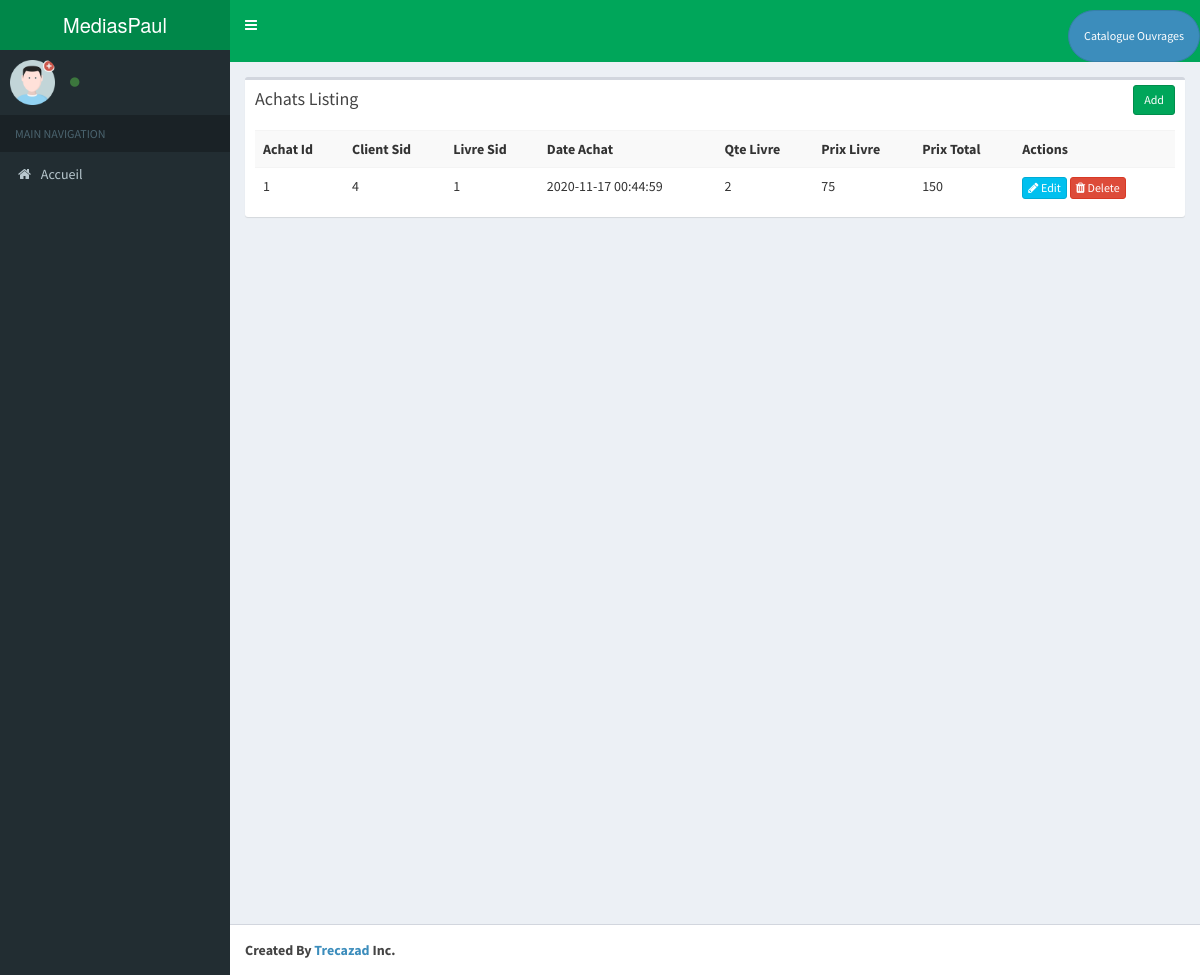
/index.php/achat, run on the app's committed database.
### tables this page shows
CREATE TABLE `achats` (
  `achat_id` int(11) NOT NULL,
  `client_sid` int(11) NOT NULL,
  `livre_sid` int(11) NOT NULL,
  `date_achat` datetime NOT NULL,
  `qte_livre` int(11) NOT NULL,
  `prix_livre` float NOT NULL,
  `prix_total` float NOT NULL,
  `devise_prix` varchar(25) DEFAULT NULL
);

### application/controllers/Achat.php (called while the page is built, shortened)
<?php
class Achat extends CI_Controller{
    function __construct()
    {
        $this->load->model('Achat_model');
    }
    function index()
    {
        $params['limit'] = RECORDS_PER_PAGE;
        $params['offset'] = ($this->input->get('per_page')) ? $this->input->get('per_page') : 0;
        $data['achats'] = $this->Achat_model->get_all_achats($params);
        $data['_view'] = 'achat/index';
        $this->load->view('layouts/main',$data);
    }
}

### index.php (called while the page is built, shortened)
<?php
require_once BASEPATH.'core/CodeIgniter.php';

### application/models/Achat_model.php (called while the page is built, shortened)
<?php
class Achat_model extends CI_Model
{
    function get_all_achats_count()
    {
        $this->db->from('achats');
        return $this->db->count_all_results();
    }
    function get_all_achats($params = array())
    {
        $this->db->order_by('achat_id', 'desc');
        if(isset($params) && !empty($params))
        {
            $this->db->limit($params['limit'], $params['offset']);
        }
        return $this->db->get('achats')->result_array();
    }
}

### application/views/achat/index.php (the view, shortened to what this page needs)
<div class="row">
    <div class="col-md-12">
        <div class="box">
            <div class="box-header">
                <h3 class="box-title">Achats Listing</h3>
            	<div class="box-tools">
                    <a href="<?php echo site_url('achat/add'); ?>" class="btn btn-success btn-sm">Add</a>
                </div>
            </div>
            <div class="box-body">
                <table class="table table-striped">
                    <tr>
						<th>Achat Id</th>
						<th>Client Sid</th>
						<th>Livre Sid</th>
						<th>Date Achat</th>
						<th>Qte Livre</th>
						<th>Prix Livre</th>
						<th>Prix Total</th>
						<th>Actions</th>
                    </tr>
                    <?php foreach($achats as $a){ ?>
                    <tr>
						<td><?php echo $a['achat_id']; ?></td>
						<td><?php echo $a['client_sid']; ?></td>
						<td><?php echo $a['livre_sid']; ?></td>
						<td><?php echo $a['date_achat']; ?></td>
						<td><?php echo $a['qte_livre']; ?></td>
						<td><?php echo $a['prix_livre']; ?></td>
						<td><?php echo $a['prix_total']; ?></td>
						<td>
                            <a href="<?php echo site_url('achat/edit/'.$a['achat_id']); ?>" class="btn btn-info btn-xs"><span class="fa fa-pencil"></span> Edit</a>
                            <a href="<?php echo site_url('achat/remove/'.$a['achat_id']); ?>" class="btn btn-danger btn-xs"><span class="fa fa-trash"></span> Delete</a>
                        </td>
                    </tr>
                    <?php } ?>
                </table>
            </div>
        </div>
    </div>
</div>

### data on the page
achats: achat_id "1", client_sid "4", livre_sid "1", date_achat "2020-11-17 00:44:59", qte_livre "2", prix_livre "75", prix_total "150"
